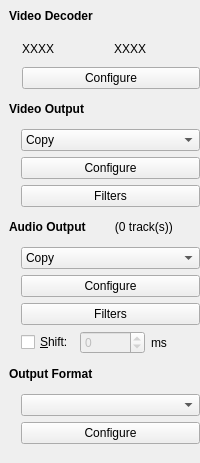
  <widget class="QDockWidget" name="codecWidget">
   <property name="styleSheet">
    <string notr="true"/>
   </property>
   <property name="features">
    <set>QDockWidget::NoDockWidgetFeatures</set>
   </property>
   <property name="allowedAreas">
    <set>Qt::LeftDockWidgetArea|Qt::RightDockWidgetArea</set>
   </property>
   <property name="windowTitle">
    <string>Codec O&amp;ptions</string>
   </property>
   <attribute name="dockWidgetArea">
    <number>1</number>
   </attribute>
   <widget class="QWidget" name="dockWidgetContents">
    <layout class="QVBoxLayout" name="verticalLayout_9">
     <property name="spacing">
      <number>0</number>
     </property>
     <property name="leftMargin">
      <number>9</number>
     </property>
     <property name="topMargin">
      <number>9</number>
     </property>
     <property name="rightMargin">
      <number>0</number>
     </property>
     <property name="bottomMargin">
      <number>9</number>
     </property>
     <item>
      <layout class="QVBoxLayout" name="verticalLayout_3">
       <property name="spacing">
        <number>0</number>
       </property>
       <property name="sizeConstraint">
        <enum>QLayout::SetDefaultConstraint</enum>
       </property>
       <item>
        <widget class="QLabel" name="label_7">
         <property name="text">
          <string>&lt;b&gt;Video Decoder&lt;/b&gt;</string>
         </property>
        </widget>
       </item>
       <item>
        <spacer name="verticalSpacer_7">
         <property name="orientation">
          <enum>Qt::Vertical</enum>
         </property>
         <property name="sizeType">
          <enum>QSizePolicy::Fixed</enum>
         </property>
         <property name="sizeHint" stdset="0">
          <size>
           <width>20</width>
           <height>13</height>
          </size>
         </property>
        </spacer>
       </item>
       <item>
        <layout class="QHBoxLayout" name="videoLayout_2">
         <property name="spacing">
          <number>0</number>
         </property>
         <property name="leftMargin">
          <number>0</number>
         </property>
         <property name="topMargin">
          <number>0</number>
         </property>
         <property name="rightMargin">
          <number>0</number>
         </property>
         <property name="bottomMargin">
          <number>0</number>
         </property>
         <item>
          <spacer>
           <property name="orientation">
            <enum>Qt::Horizontal</enum>
           </property>
           <property name="sizeType">
            <enum>QSizePolicy::Fixed</enum>
           </property>
           <property name="sizeHint" stdset="0">
            <size>
             <width>13</width>
             <height>53</height>
            </size>
           </property>
          </spacer>
         </item>
         <item>
          <layout class="QVBoxLayout" name="_6">
           <property name="spacing">
            <number>6</number>
           </property>
           <property name="leftMargin">
            <number>0</number>
           </property>
           <property name="topMargin">
            <number>0</number>
           </property>
           <property name="rightMargin">
            <number>0</number>
           </property>
           <property name="bottomMargin">
            <number>0</number>
           </property>
           <item>
            <layout class="QHBoxLayout" name="horizontalLayout_4">
             <item>
              <widget class="QLabel" name="labelVideoDecoder">
               <property name="text">
                <string>XXXX</string>
               </property>
              </widget>
             </item>
             <item>
              <widget class="QLabel" name="labelDisplay">
               <property name="text">
                <string>XXXX</string>
               </property>
              </widget>
             </item>
            </layout>
           </item>
           <item>
            <widget class="QPushButton" name="pushButtonDecoderConf">
             <property name="enabled">
              <bool>true</bool>
             </property>
             <property name="sizePolicy">
              <sizepolicy hsizetype="Minimum" vsizetype="Fixed">
               <horstretch>0</horstretch>
               <verstretch>0</verstretch>
              </sizepolicy>
             </property>
             <property name="text">
              <string>Configure</string>
             </property>
            </widget>
           </item>
          </layout>
         </item>
        </layout>
       </item>
       <item>
        <spacer name="verticalSpacer_11">
         <property name="orientation">
          <enum>Qt::Vertical</enum>
         </property>
         <property name="sizeType">
          <enum>QSizePolicy::Fixed</enum>
         </property>
         <property name="sizeHint" stdset="0">
          <size>
           <width>20</width>
           <height>13</height>
          </size>
         </property>
        </spacer>
       </item>
       <item>
        <widget class="QLabel" name="label_3">
         <property name="sizePolicy">
          <sizepolicy hsizetype="Preferred" vsizetype="Preferred">
           <horstretch>0</horstretch>
           <verstretch>0</verstretch>
          </sizepolicy>
         </property>
         <property name="maximumSize">
          <size>
           <width>180</width>
           <height>16777215</height>
          </size>
         </property>
         <property name="text">
          <string>&lt;b&gt;Video Output&lt;/b&gt;</string>
         </property>
         <property name="textFormat">
          <enum>Qt::AutoText</enum>
         </property>
        </widget>
       </item>
       <item>
        <spacer name="verticalSpacer_8">
         <property name="orientation">
          <enum>Qt::Vertical</enum>
         </property>
         <property name="sizeType">
          <enum>QSizePolicy::Fixed</enum>
         </property>
         <property name="sizeHint" stdset="0">
          <size>
           <width>20</width>
           <height>13</height>
          </size>
         </property>
        </spacer>
       </item>
       <item>
        <layout class="QHBoxLayout" name="videoLayout">
         <property name="spacing">
          <number>0</number>
         </property>
         <property name="leftMargin">
          <number>0</number>
         </property>
         <property name="topMargin">
          <number>0</number>
         </property>
         <property name="rightMargin">
          <number>0</number>
         </property>
         <property name="bottomMargin">
          <number>0</number>
         </property>
         <item>
          <spacer>
           <property name="orientation">
            <enum>Qt::Horizontal</enum>
           </property>
           <property name="sizeType">
            <enum>QSizePolicy::Fixed</enum>
           </property>
           <property name="sizeHint" stdset="0">
            <size>
             <width>12</width>
             <height>0</height>
            </size>
           </property>
          </spacer>
         </item>
         <item>
          <layout class="QVBoxLayout" name="_7" stretch="0,0,0">
           <property name="spacing">
            <number>6</number>
           </property>
           <property name="sizeConstraint">
            <enum>QLayout::SetDefaultConstraint</enum>
           </property>
           <property name="leftMargin">
            <number>0</number>
           </property>
           <property name="topMargin">
            <number>0</number>
           </property>
           <property name="rightMargin">
            <number>0</number>
           </property>
           <property name="bottomMargin">
            <number>0</number>
           </property>
           <item>
            <widget class="QComboBox" name="comboBoxVideo">
             <property name="sizePolicy">
              <sizepolicy hsizetype="Preferred" vsizetype="Fixed">
               <horstretch>0</horstretch>
               <verstretch>0</verstretch>
              </sizepolicy>
             </property>
             <property name="maxVisibleItems">
              <number>16</number>
             </property>
             <item>
              <property name="text">
               <string>Copy</string>
              </property>
             </item>
            </widget>
           </item>
           <item>
            <widget class="QPushButton" name="pushButtonVideoConf">
             <property name="enabled">
              <bool>true</bool>
             </property>
             <property name="sizePolicy">
              <sizepolicy hsizetype="Minimum" vsizetype="Fixed">
               <horstretch>0</horstretch>
               <verstretch>0</verstretch>
              </sizepolicy>
             </property>
             <property name="text">
              <string>Configure</string>
             </property>
            </widget>
           </item>
           <item>
            <widget class="QPushButton" name="pushButtonVideoFilter">
             <property name="enabled">
              <bool>true</bool>
             </property>
             <property name="sizePolicy">
              <sizepolicy hsizetype="Minimum" vsizetype="Fixed">
               <horstretch>0</horstretch>
               <verstretch>0</verstretch>
              </sizepolicy>
             </property>
             <property name="text">
              <string>Filters</string>
             </property>
            </widget>
           </item>
          </layout>
         </item>
        </layout>
       </item>
       <item>
        <spacer name="verticalSpacer_12">
         <property name="orientation">
          <enum>Qt::Vertical</enum>
         </property>
         <property name="sizeType">
          <enum>QSizePolicy::Fixed</enum>
         </property>
         <property name="sizeHint" stdset="0">
          <size>
           <width>20</width>
           <height>13</height>
          </size>
         </property>
        </spacer>
       </item>
       <item>
        <layout class="QHBoxLayout" name="horizontalLayout_2">
         <item>
          <widget class="QLabel" name="label_5">
           <property name="sizePolicy">
            <sizepolicy hsizetype="Preferred" vsizetype="Preferred">
             <horstretch>0</horstretch>
             <verstretch>0</verstretch>
            </sizepolicy>
           </property>
           <property name="maximumSize">
            <size>
             <width>180</width>
             <height>16777215</height>
            </size>
           </property>
           <property name="text">
            <string>&lt;b&gt;Audio Output&lt;/b&gt;</string>
           </property>
           <property name="textFormat">
            <enum>Qt::AutoText</enum>
           </property>
          </widget>
         </item>
         <item>
          <widget class="QLabel" name="TrackCountLabel">
           <property name="text">
            <string>   (0 track(s))</string>
           </property>
          </widget>
         </item>
        </layout>
       </item>
       <item>
        <spacer name="verticalSpacer_9">
         <property name="orientation">
          <enum>Qt::Vertical</enum>
         </property>
         <property name="sizeType">
          <enum>QSizePolicy::Fixed</enum>
         </property>
         <property name="sizeHint" stdset="0">
          <size>
           <width>20</width>
           <height>13</height>
          </size>
         </property>
        </spacer>
       </item>
       <item>
        <layout class="QHBoxLayout" name="AudioLayout">
         <property name="spacing">
          <number>0</number>
         </property>
         <property name="leftMargin">
          <number>0</number>
         </property>
         <property name="topMargin">
          <number>0</number>
         </property>
         <property name="rightMargin">
          <number>0</number>
         </property>
         <property name="bottomMargin">
          <number>0</number>
         </property>
         <item>
          <spacer>
           <property name="orientation">
            <enum>Qt::Horizontal</enum>
           </property>
           <property name="sizeType">
            <enum>QSizePolicy::Fixed</enum>
           </property>
           <property name="sizeHint" stdset="0">
            <size>
             <width>12</width>
             <height>0</height>
            </size>
           </property>
          </spacer>
         </item>
         <item>
          <layout class="QVBoxLayout" name="_8">
           <property name="spacing">
            <number>6</number>
           </property>
           <property name="sizeConstraint">
            <enum>QLayout::SetDefaultConstraint</enum>
           </property>
           <property name="leftMargin">
            <number>0</number>
           </property>
           <property name="topMargin">
            <number>0</number>
           </property>
           <property name="rightMargin">
            <number>0</number>
           </property>
           <property name="bottomMargin">
            <number>0</number>
           </property>
           <item>
            <widget class="QComboBox" name="comboBoxAudio">
             <property name="sizePolicy">
              <sizepolicy hsizetype="Preferred" vsizetype="Minimum">
               <horstretch>0</horstretch>
               <verstretch>0</verstretch>
              </sizepolicy>
             </property>
             <property name="maxVisibleItems">
              <number>16</number>
             </property>
             <item>
              <property name="text">
               <string>Copy</string>
              </property>
             </item>
            </widget>
           </item>
           <item>
            <widget class="QPushButton" name="pushButtonAudioConf">
             <property name="enabled">
              <bool>true</bool>
             </property>
             <property name="sizePolicy">
              <sizepolicy hsizetype="Minimum" vsizetype="Fixed">
               <horstretch>0</horstretch>
               <verstretch>0</verstretch>
              </sizepolicy>
             </property>
             <property name="text">
              <string>Configure</string>
             </property>
            </widget>
           </item>
           <item>
            <widget class="QPushButton" name="pushButtonAudioFilter">
             <property name="enabled">
              <bool>true</bool>
             </property>
             <property name="sizePolicy">
              <sizepolicy hsizetype="Minimum" vsizetype="Fixed">
               <horstretch>0</horstretch>
               <verstretch>0</verstretch>
              </sizepolicy>
             </property>
             <property name="text">
              <string>Filters</string>
             </property>
            </widget>
           </item>
           <item>
            <layout class="QHBoxLayout" name="_9">
             <property name="spacing">
              <number>6</number>
             </property>
             <property name="sizeConstraint">
              <enum>QLayout::SetDefaultConstraint</enum>
             </property>
             <property name="leftMargin">
              <number>0</number>
             </property>
             <property name="topMargin">
              <number>0</number>
             </property>
             <property name="rightMargin">
              <number>0</number>
             </property>
             <property name="bottomMargin">
              <number>0</number>
             </property>
             <item>
              <widget class="QCheckBox" name="checkBox_TimeShift">
               <property name="text">
                <string>&amp;Shift:</string>
               </property>
              </widget>
             </item>
             <item>
              <widget class="QSpinBox" name="spinBox_TimeValue">
               <property name="enabled">
                <bool>false</bool>
               </property>
               <property name="sizePolicy">
                <sizepolicy hsizetype="Minimum" vsizetype="Fixed">
                 <horstretch>0</horstretch>
                 <verstretch>0</verstretch>
                </sizepolicy>
               </property>
               <property name="minimum">
                <number>-99999</number>
               </property>
               <property name="maximum">
                <number>99999</number>
               </property>
              </widget>
             </item>
             <item>
              <widget class="QLabel" name="label_11">
               <property name="sizePolicy">
                <sizepolicy hsizetype="Preferred" vsizetype="Preferred">
                 <horstretch>0</horstretch>
                 <verstretch>0</verstretch>
                </sizepolicy>
               </property>
               <property name="text">
                <string>ms</string>
               </property>
              </widget>
             </item>
            </layout>
           </item>
          </layout>
         </item>
        </layout>
       </item>
       <item>
        <spacer name="verticalSpacer_13">
         <property name="orientation">
          <enum>Qt::Vertical</enum>
         </property>
         <property name="sizeType">
          <enum>QSizePolicy::Fixed</enum>
         </property>
         <property name="sizeHint" stdset="0">
          <size>
           <width>20</width>
           <height>13</height>
          </size>
         </property>
        </spacer>
       </item>
       <item>
        <widget class="QLabel" name="label_4">
         <property name="sizePolicy">
          <sizepolicy hsizetype="Preferred" vsizetype="Preferred">
           <horstretch>0</horstretch>
           <verstretch>0</verstretch>
          </sizepolicy>
         </property>
         <property name="text">
          <string>&lt;b&gt;Output Format&lt;/b&gt;</string>
         </property>
         <property name="textFormat">
          <enum>Qt::AutoText</enum>
         </property>
        </widget>
       </item>
       <item>
        <spacer name="verticalSpacer_10">
         <property name="orientation">
          <enum>Qt::Vertical</enum>
         </property>
         <property name="sizeType">
          <enum>QSizePolicy::Fixed</enum>
         </property>
         <property name="sizeHint" stdset="0">
          <size>
           <width>20</width>
           <height>13</height>
          </size>
         </property>
        </spacer>
       </item>
       <item>
        <layout class="QHBoxLayout" name="horizontalLayout">
         <property name="spacing">
          <number>0</number>
         </property>
         <item>
          <spacer>
           <property name="orientation">
            <enum>Qt::Horizontal</enum>
           </property>
           <property name="sizeType">
            <enum>QSizePolicy::Fixed</enum>
           </property>
           <property name="sizeHint" stdset="0">
            <size>
             <width>12</width>
             <height>0</height>
            </size>
           </property>
          </spacer>
         </item>
         <item>
          <layout class="QVBoxLayout" name="verticalLayout_2">
           <property name="spacing">
            <number>6</number>
           </property>
           <item>
            <widget class="QComboBox" name="comboBoxFormat">
             <property name="sizePolicy">
              <sizepolicy hsizetype="Preferred" vsizetype="Fixed">
               <horstretch>0</horstretch>
               <verstretch>0</verstretch>
              </sizepolicy>
             </property>
             <property name="maxVisibleItems">
              <number>16</number>
             </property>
            </widget>
           </item>
           <item>
            <widget class="QPushButton" name="pushButtonFormatConfigure">
             <property name="enabled">
              <bool>true</bool>
             </property>
             <property name="sizePolicy">
              <sizepolicy hsizetype="Minimum" vsizetype="Fixed">
               <horstretch>0</horstretch>
               <verstretch>0</verstretch>
              </sizepolicy>
             </property>
             <property name="text">
              <string>Configure</string>
             </property>
            </widget>
           </item>
          </layout>
         </item>
        </layout>
       </item>
      </layout>
     </item>
     <item>
      <spacer name="verticalSpacer_3">
       <property name="orientation">
        <enum>Qt::Vertical</enum>
       </property>
       <property name="sizeType">
        <enum>QSizePolicy::Expanding</enum>
       </property>
       <property name="sizeHint" stdset="0">
        <size>
         <width>20</width>
         <height>10</height>
        </size>
       </property>
      </spacer>
     </item>
    </layout>
   </widget>
  </widget>
